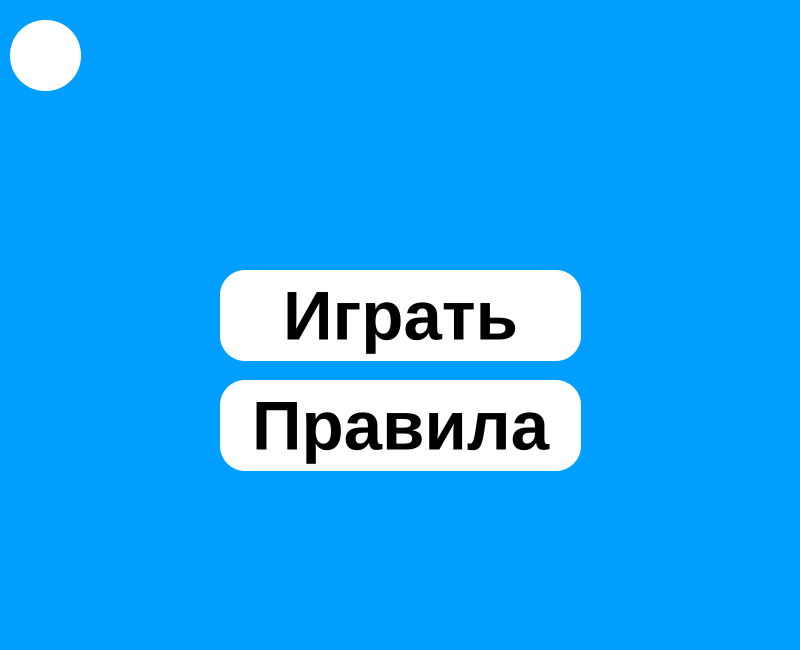
<?xml version="1.0" encoding="UTF-8"?>
<ui version="4.0">
 <class>MainWindow</class>
 <widget class="QMainWindow" name="MainWindow">
  <property name="geometry">
   <rect>
    <x>0</x>
    <y>0</y>
    <width>800</width>
    <height>650</height>
   </rect>
  </property>
  <property name="font">
   <font>
    <family>Ravie</family>
   </font>
  </property>
  <property name="windowTitle">
   <string>Battle Ships</string>
  </property>
  <property name="styleSheet">
   <string notr="true">background-color: #009eff</string>
  </property>
  <widget class="QWidget" name="centralwidget">
   <widget class="QPushButton" name="pushButton">
    <property name="geometry">
     <rect>
      <x>220</x>
      <y>270</y>
      <width>361</width>
      <height>91</height>
     </rect>
    </property>
    <property name="font">
     <font>
      <family>MS Sans Serif</family>
      <pointsize>52</pointsize>
      <bold>true</bold>
     </font>
    </property>
    <property name="styleSheet">
     <string notr="true">

background-color: rgb(255, 255, 255);
border-radius: 25px;</string>
    </property>
    <property name="text">
     <string>Играть</string>
    </property>
    <property name="iconSize">
     <size>
      <width>32</width>
      <height>32</height>
     </size>
    </property>
   </widget>
   <widget class="QPushButton" name="pushButton_2">
    <property name="geometry">
     <rect>
      <x>220</x>
      <y>380</y>
      <width>361</width>
      <height>91</height>
     </rect>
    </property>
    <property name="font">
     <font>
      <family>MS Sans Serif</family>
      <pointsize>52</pointsize>
      <bold>true</bold>
     </font>
    </property>
    <property name="styleSheet">
     <string notr="true">

background-color: rgb(255, 255, 255);
border-radius: 25px;</string>
    </property>
    <property name="text">
     <string>Правила</string>
    </property>
    <property name="iconSize">
     <size>
      <width>32</width>
      <height>32</height>
     </size>
    </property>
   </widget>
   <widget class="QPushButton" name="pushButton_3">
    <property name="geometry">
     <rect>
      <x>10</x>
      <y>20</y>
      <width>71</width>
      <height>71</height>
     </rect>
    </property>
    <property name="font">
     <font>
      <family>MS Sans Serif</family>
      <pointsize>52</pointsize>
      <bold>true</bold>
     </font>
    </property>
    <property name="styleSheet">
     <string notr="true">image: url(:/icon/icons/1-20-2048x2011.png);

background-color: rgb(255, 255, 255);
border-radius: 35px;</string>
    </property>
    <property name="text">
     <string/>
    </property>
    <property name="iconSize">
     <size>
      <width>32</width>
      <height>32</height>
     </size>
    </property>
   </widget>
  </widget>
 </widget>
 <resources>
  <include location="res_rc.qrc"/>
 </resources>
 <connections/>
</ui>
